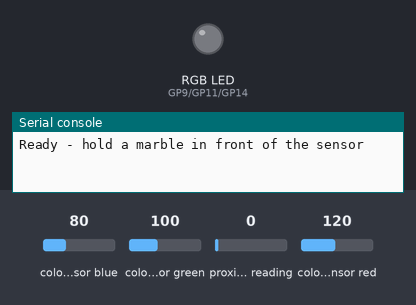
The program below on a simulated Raspberry Pi Pico running CircuitPython. Parts: an RGB LED mixed from three pins (HIGH = lit), the last lines printed to the serial console. Inputs (shaded band) come from the test bench; at power-on: proximity reading 0, colour sensor blue 80, colour sensor green 100, colour sensor red 120.

Above: at 1.2 s.
1.3 s: proximity reading set to 46
2.8 s: proximity reading set to 55
At 8.8 s:
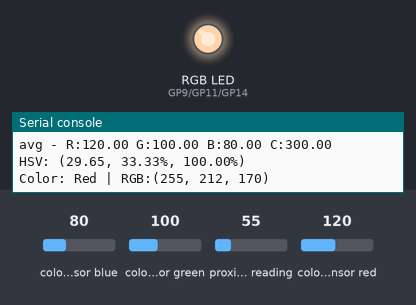
Timing chart, 0 to 10.3 s (numbered marks = the images above; inputs shaded):
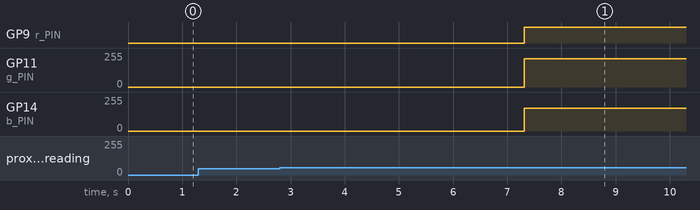

The program:

code.py
```python
import board # type: ignore
import busio  # type: ignore
import adafruit_apds9960.apds9960 # type: ignore
import pwmio # type: ignore
import time

i2c = busio.I2C(scl=board.GP5, sda=board.GP4)
sensor = adafruit_apds9960.apds9960.APDS9960(i2c)
sensor.enable_color = True
sensor.enable_proximity = True

def rgb_to_hue(r, g, b):
    """Convert RGB (0-255) to hue (0-360 degrees)"""
    r, g, b = r / 255.0, g / 255.0, b / 255.0
    max_c = max(r, g, b)
    min_c = min(r, g, b)
    diff = max_c - min_c

    sat = 0 if max_c == 0 else diff / max_c *100
    val = max_c * 100

    if diff == 0:
        return 0

    if max_c == r:
        hue = 60 * (((g - b) / diff) % 6)
    elif max_c == g:
        hue = 60 * (((b - r) / diff) + 2)
    else:
        hue = 60 * (((r - g) / diff) + 4)


    print('HSV: ({:.2f}, {:.2f}%, {:.2f}%)'.format(hue, sat, val))
    return abs(hue) , abs(sat), abs(val)

def get_color_name(r, g, b):
    """Get color name from RGB using HSL hue"""
    hue, sat, val = rgb_to_hue(r, g, b) # type: ignore

    # Define color ranges based on hue
    if hue < 50 or hue >= 345:
        return "Red"
    elif 50 <= hue < 175:
        return "Green"
    elif 175 <= hue < 270:
        return "Blue"
    elif 270 <= hue < 345:
        return "Pink"
    return "Unknown"

print("Ready - hold a marble in front of the sensor")


# Set up PWM on 3 pins
r_PIN = pwmio.PWMOut(board.GP9, frequency=1000)
g_PIN = pwmio.PWMOut(board.GP11, frequency=1000)
b_PIN = pwmio.PWMOut(board.GP14, frequency=1000)

# Set PWM frequency
# for led in (r_PIN, g_PIN, b_PIN):
#     led.freq(1000)

# Function to set color (0–65535)
def set_color(r, g, b):
    r_PIN.duty_cycle = r
    g_PIN.duty_cycle = g
    b_PIN.duty_cycle = b

count = 10
while True:
    while sensor.proximity > 50:
        time.sleep(0.3)

        # Take average of 10 readings
        r_total, g_total, b_total = 0, 0, 0
        for i in range(count+4):
            r, g, b, c = sensor.color_data

            if i >= 4:  # Skip first 4 readings
                print('R:{:.2f} G:{:.2f} B:{:.2f} C:{:.2f}'.format(r, g, b, c))
                r_total += r
                g_total += g
                b_total += b
            else:
                print('skipped -- R:{:.2f} G:{:.2f} B:{:.2f} C:{:.2f}'.format(r, g, b, c))
            time.sleep(0.3)

        r = r_total / count
        g = g_total / count
        b = b_total / count

        print('avg - R:{:.2f} G:{:.2f} B:{:.2f} C:{:.2f}'.format(r, g, b, c))

        rgb_max = max(r, g, b)

        rn = int(r / rgb_max * 255)
        gn = int(g / rgb_max * 255)
        bn = int(b / rgb_max * 255)

        color = get_color_name(rn, gn, bn)

        print('Color: {} | RGB:({:d}, {:d}, {:d})'.format(color, rn, gn, bn))

        set_color(rn * 257, gn * 257, bn * 257)  # Scale 0-255 to 0-65535

        while sensor.proximity > 50:
            time.sleep(0.1)
        print("NEXT:")
```

Measured:
- the behaviour switches between 50 and 51 on proximity reading (found by bisection; images 0 and 1)
- after the input at 1.3 s, every drawn part: stays the same
- after the input at 2.8 s, GP9 (r_PIN): LOW → HIGH after 4.5 s; GP11 (g_PIN): 0/255 → 212/255 after 4.5 s; GP14 (b_PIN): 0/255 → 170/255 after 4.5 s
